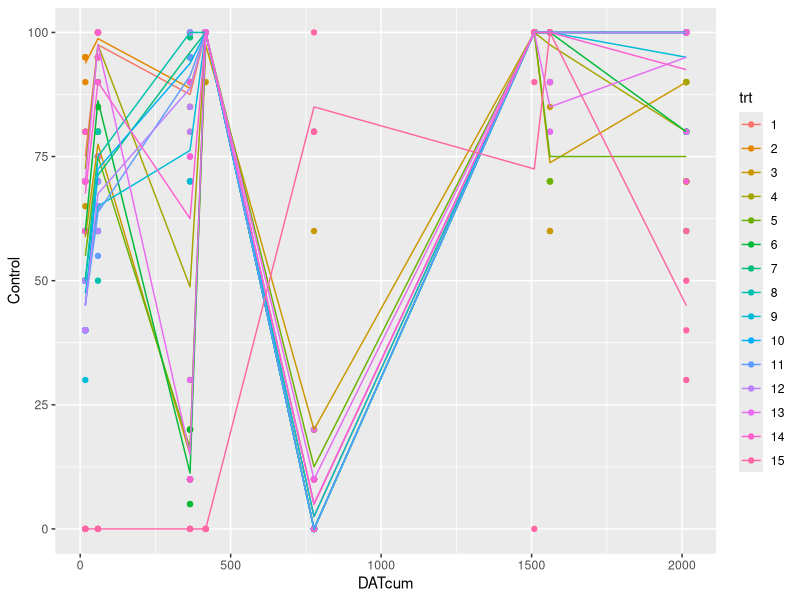

Generate this figure with R:
## ---- chunk 1
knitr::opts_chunk$set(echo = TRUE)
## ---- chunk 2
library(dplyr)
library(ggplot2)
## ---- chunk 3
PLS=read.csv("Holt.csv")
PLS$trt=as.factor(PLS$trt)
tbl_df(PLS)
glimpse(PLS)
View(PLS)
## ---- chunk 4
ggplot(PLS, aes(y=Control, x=DATcum, color=trt)) + geom_point(stat="identity") + stat_summary(aes(y = Control, group = trt), fun.y=mean, geom="line")
